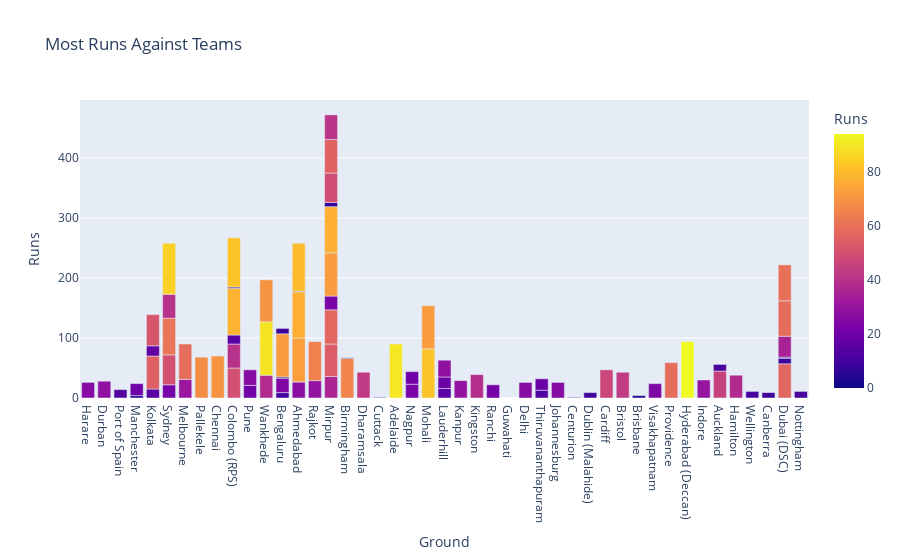

Notebook code cell kept with this figure:
### Code cell
figure = px.bar(df1, x=df1["Ground"], y = df1["Runs"], color = df1["Runs"],
            title="Most Runs Against Teams")
# figure.update_traces(marker_color='green')
figure.show()

### Figure 1 — Plotly figure (JSON) as saved in the notebook; plotly's stock layout.template omitted (floating-point values rounded to 4 significant figures)
{"data": [{"alignmentgroup": "True", "hovertemplate": "Ground=%{x}<br>Runs=%{marker.color}<extra></extra>", "legendgroup": "", "marker": {"color": [26, 28, 14, 4, 15, 22, 31, 68, 70, 50, 40, 15, 78, 2, 21, 38, 9, 27, 29, 36, 54, 57, 23, 72, 77, 66, 43, 1, 90, 59, 50, 7, 49, 56, 41, 23, 55, 24, 82, 89, 16, 29, 21, 2, 39, 82, 22, 0, 26, 65, 13, 26, 1, 0, 9, 20, 47, 43, 4, 61, 24, 72, 19, 28, 59, 72, 9, 94, 19, 70, 30, 26, 45, 11, 38, 11, 9, 40, 85, 0, 73, 77, 1, 80, 57, 9, 2, 17, 52, 1, 11, 35, 59, 60], "coloraxis": "coloraxis", "pattern": {"shape": ""}}, "name": "", "offsetgroup": "", "orientation": "v", "showlegend": false, "textposition": "auto", "type": "bar", "x": ["Harare", "Durban", "Port of Spain", "Manchester", "Kolkata", "Sydney", "Melbourne", "Pallekele", "Chennai", "Colombo (RPS)", "Colombo (RPS)", "Colombo (RPS)", "Colombo (RPS)", "Colombo (RPS)", "Pune", "Wankhede", "Bengaluru", "Ahmedabad", "Rajkot", "Mirpur", "Mirpur", "Mirpur", "Mirpur", "Mirpur", "Mirpur", "Birmingham", "Dharamsala", "Cuttack", "Adelaide", "Melbourne", "Sydney", "Mirpur", "Mirpur", "Mirpur", "Mirpur", "Nagpur", "Kolkata", "Bengaluru", "Mohali", "Wankhede", "Lauderhill", "Kanpur", "Nagpur", "Bengaluru", "Kingston", "Colombo (RPS)", "Ranchi", "Guwahati", "Delhi", "Rajkot", "Thiruvananthapuram", "Johannesburg", "Centurion", "Dublin (Malahide)", "Dublin (Malahide)", "Manchester", "Cardiff", "Bristol", "Brisbane", "Sydney", "Visakhapatnam", "Bengaluru", "Lauderhill", "Lauderhill", "Providence", "Mohali", "Bengaluru", "Hyderabad (Deccan)", "Thiruvananthapuram", "Wankhede", "Indore", "Pune", "Auckland", "Auckland", "Hamilton", "Wellington", "Canberra", "Sydney", "Sydney", "Ahmedabad", "Ahmedabad", "Ahmedabad", "Ahmedabad", "Ahmedabad", "Dubai (DSC)", "Dubai (DSC)", "Dubai (DSC)", "Kolkata", "Kolkata", "Birmingham", "Nottingham", "Dubai (DSC)", "Dubai (DSC)", "Dubai (DSC)"], "xaxis": "x", "y": [26, 28, 14, 4, 15, 22, 31, 68, 70, 50, 40, 15, 78, 2, 21, 38, 9, 27, 29, 36, 54, 57, 23, 72, 77, 66, 43, 1, 90, 59, 50, 7, 49, 56, 41, 23, 55, 24, 82, 89, 16, 29, 21, 2, 39, 82, 22, 0, 26, 65, 13, 26, 1, 0, 9, 20, 47, 43, 4, 61, 24, 72, 19, 28, 59, 72, 9, 94, 19, 70, 30, 26, 45, 11, 38, 11, 9, 40, 85, 0, 73, 77, 1, 80, 57, 9, 2, 17, 52, 1, 11, 35, 59, 60], "yaxis": "y"}], "layout": {"barmode": "relative", "coloraxis": {"colorbar": {"title": {"text": "Runs"}}, "colorscale": [[0, "#0d0887"], [0.1111, "#46039f"], [0.2222, "#7201a8"], [0.3333, "#9c179e"], [0.4444, "#bd3786"], [0.5556, "#d8576b"], [0.6667, "#ed7953"], [0.7778, "#fb9f3a"], [0.8889, "#fdca26"], [1, "#f0f921"]]}, "legend": {"tracegroupgap": 0}, "title": {"text": "Most Runs Against Teams"}, "xaxis": {"anchor": "y", "domain": [0, 1], "title": {"text": "Ground"}}, "yaxis": {"anchor": "x", "domain": [0, 1], "title": {"text": "Runs"}}}}
